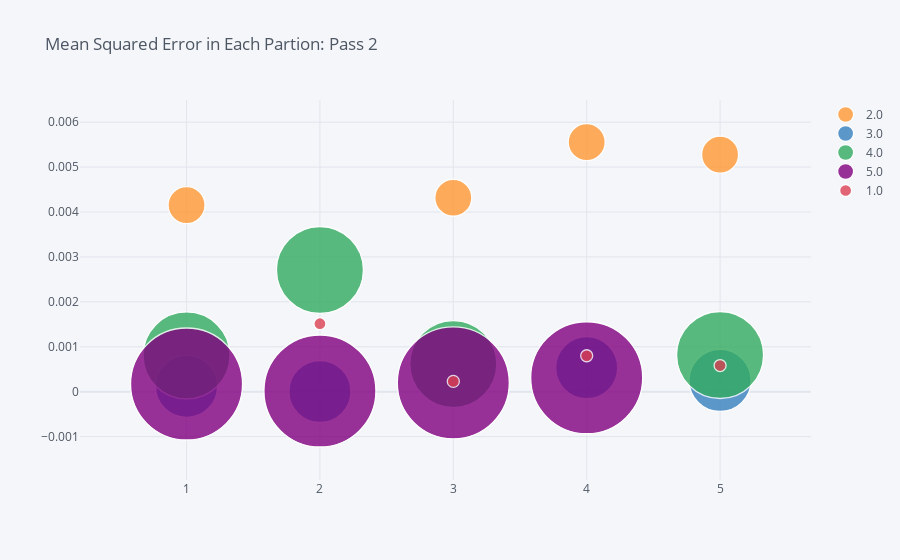

Write notebook code for a chart like this one.
### Code cell
fig6 = df3.iplot(kind='bubble',x='Partition',y='MSE',size='Sub partition',categories="Sub partition",title="Mean Squared Error in Each Partion: Pass 2",asFigure=True)
fig6

### Figure 1 — Plotly figure (JSON) as saved in the notebook; plotly's stock layout.template omitted (floating-point values rounded to 4 significant figures)
{"data": [{"marker": {"color": "rgba(255, 153, 51, 1.0)", "line": {"width": 1.3}, "opacity": 0.8, "size": [37, 37, 37, 37], "symbol": "circle"}, "mode": "markers", "name": "2.0", "textfont": {"color": "#4D5663"}, "type": "scatter", "x": [1, 3, 4, 5], "y": [0.004153, 0.004317, 0.005556, 0.005276]}, {"marker": {"color": "rgba(55, 128, 191, 1.0)", "line": {"width": 1.3}, "opacity": 0.8, "size": [62, 62, 62, 62], "symbol": "circle"}, "mode": "markers", "name": "3.0", "textfont": {"color": "#4D5663"}, "type": "scatter", "x": [1, 2, 4, 5], "y": [0.0001174, 4.651e-06, 0.0005337, 0.00025]}, {"marker": {"color": "rgba(50, 171, 96, 1.0)", "line": {"width": 1.3}, "opacity": 0.8, "size": [87, 87, 87, 87], "symbol": "circle"}, "mode": "markers", "name": "4.0", "textfont": {"color": "#4D5663"}, "type": "scatter", "x": [1, 2, 3, 5], "y": [0.000807, 0.002709, 0.0006151, 0.0008163]}, {"marker": {"color": "rgba(128, 0, 128, 1.0)", "line": {"width": 1.3}, "opacity": 0.8, "size": [112, 112, 112, 112], "symbol": "circle"}, "mode": "markers", "name": "5.0", "textfont": {"color": "#4D5663"}, "type": "scatter", "x": [1, 2, 3, 4], "y": [0.0001706, 1.529e-05, 0.0001965, 0.0003106]}, {"marker": {"color": "rgba(219, 64, 82, 1.0)", "line": {"width": 1.3}, "opacity": 0.8, "size": [12, 12, 12, 12], "symbol": "circle"}, "mode": "markers", "name": "1.0", "textfont": {"color": "#4D5663"}, "type": "scatter", "x": [2, 3, 4, 5], "y": [0.001514, 0.0002291, 0.0008, 0.0005814]}], "layout": {"legend": {"bgcolor": "#F5F6F9", "font": {"color": "#4D5663"}}, "paper_bgcolor": "#F5F6F9", "plot_bgcolor": "#F5F6F9", "title": {"font": {"color": "#4D5663"}, "text": "Mean Squared Error in Each Partion: Pass 2"}, "xaxis": {"gridcolor": "#E1E5ED", "showgrid": true, "tickfont": {"color": "#4D5663"}, "title": {"font": {"color": "#4D5663"}, "text": ""}, "zerolinecolor": "#E1E5ED"}, "yaxis": {"gridcolor": "#E1E5ED", "showgrid": true, "tickfont": {"color": "#4D5663"}, "title": {"font": {"color": "#4D5663"}, "text": ""}, "zerolinecolor": "#E1E5ED"}}}
